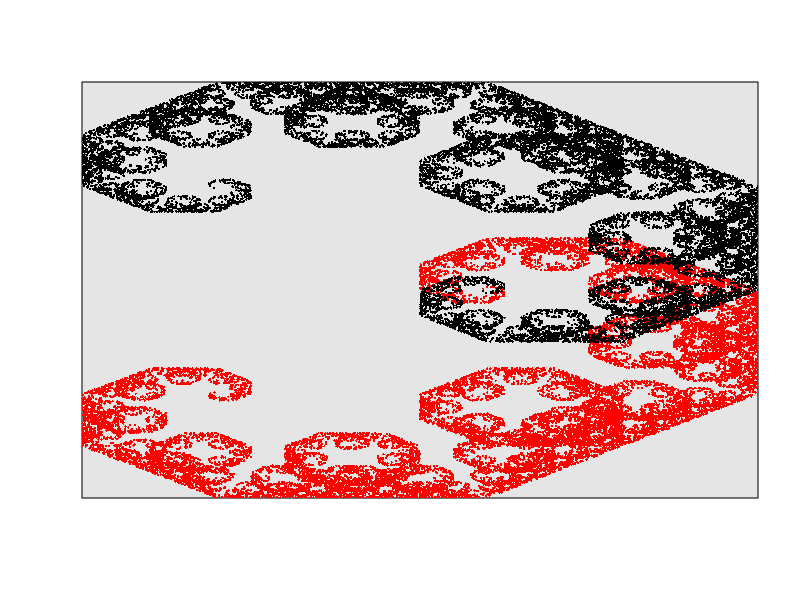

This chart was generated by the following R code:
########### parameters ########################################################
# number of iterations
M <- 25000 

# parameters for matrices A and B (scale * rotation(+/- theta))
scale <- 1 / sqrt(2)
theta <- pi / 4

# probability of choosing transformation A
prob <- 0.5

# additive term for transformation B (Bx + fix_term)
fix_term <- c(0.5, 0.5)

# Starting point
current_point <- c(1, 1)

col_A <- "red"
col_B <- "black"
col_background <- "grey90"
########### initialization ####################################################
# Make A and B matrices
B <- scale * matrix(c(cos(theta), sin(theta), 
                      -sin(theta), cos(theta)), 
                    nrow = 2)
A <- t(B)

# initialize empty vectors to store points
current_points <- A_points <- B_points <- matrix(nrow = M, ncol = 2)
current_points[1, ] <- current_point

########### loop ##############################################################
for (i in 1:M) {
  A_points[i, ] <- c(A %*% current_point)
  B_points[i, ] <- c((B %*% current_point) + fix_term)
  
  coin <- rbinom(1, 1, prob)
  
  if (coin) {
      current_point <- c(A_points[i, ])
  } else{
      current_point <- c(B_points[i, ])
  }
  
  current_points[i, ] <- c(current_point)
  
}

########### plot ##############################################################
# limits of the plot
xlim <- range(A_points[, 1], B_points[, 1])
ylim <- c(range(A_points[, 2], B_points[, 2]))

# empty plot
plot(NULL, 
     xlim = xlim, 
     ylim = ylim, 
     xlab = "", ylab = "",
     xaxt = "n", 
     yaxt = "n",
     xaxs = "i", yaxs = "i")

# set background color
rect(xlim[1], ylim[1], xlim[2], ylim[2],
     col = col_background)

# plot A points
points(A_points, 
       col = col_A, pch = 16, cex = 0.3)

# plot B points
points(B_points, 
       col = col_B, pch = 16, cex = 0.3)
